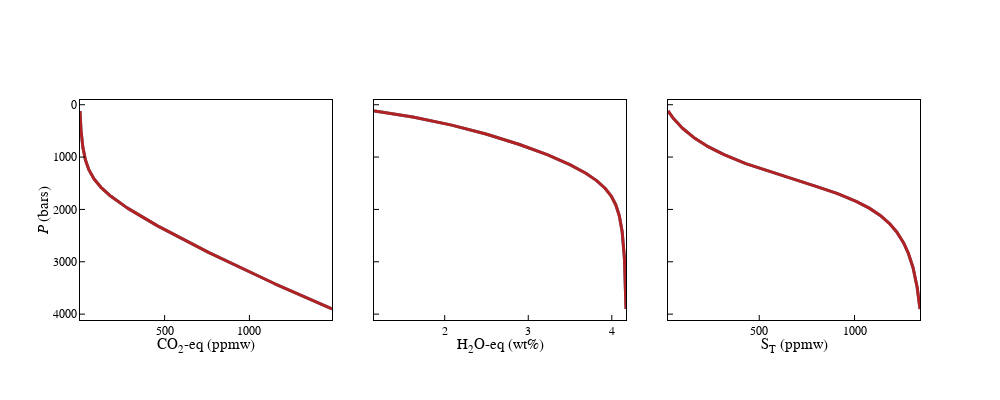

The notebook cell this image was saved under:
### Markdown cell above
And below we can plot the two results to see the difference.
The blue curves are the first calculation (not allowing sulfur to saturate), whilst the red curves are the second calculation (sulfur can saturate as sulfide or anhydrite if the concentration in the melt is high enough).
It has no effect on the H2O or CO2 contents of the melt, but the sulfur content is much less at the start of degassing because it is in a sulfide phase instead!

### Code cell
fig = make_subplots(rows=1, cols=3, shared_yaxes = True, shared_xaxes = False,vertical_spacing=0.08, horizontal_spacing=0.05)

lw = 3
syms = 10
lc1 = "steelblue"
lc2 = "firebrick"

data1 = degas1 # sulfur cannot saturate
data2 = degas1 # sulfur can saturate

r = 1
# P vs. CO2
c = 1
fig.add_trace(go.Scatter(mode = "lines", x=data1['CO2T-eq_ppmw'], y=data1['P_bar'], line_color = lc1, line_width = lw,line_dash = "solid"), row = r, col = c)
fig.add_trace(go.Scatter(mode = "lines", x=data2['CO2T-eq_ppmw'], y=data2['P_bar'], line_color = lc2, line_width = lw, line_dash = "solid"), row = r, col = c)
fig.update_xaxes(title = "CO<sub>2</sub>-eq (ppmw)", row = r, col = c)
fig.update_yaxes(title = "<i>P</i> (bars)", autorange = 'reversed', row = r, col = c)

# P vs. H2O
c = 2
fig.add_trace(go.Scatter(mode = "lines", x=data1['H2OT-eq_wtpc'], y=data1['P_bar'], line_color = lc1, line_width = lw,line_dash = "solid"), row = r, col = c)
fig.add_trace(go.Scatter(mode = "lines", x=data2['H2OT-eq_wtpc'], y=data2['P_bar'], line_color = lc2, line_width = lw, line_dash = "solid"), row = r, col = c)
fig.update_xaxes(title = "H<sub>2</sub>O-eq (wt%)", row = r, col = c)

# P vs. S
c = 3
fig.add_trace(go.Scatter(mode = "lines", x=data1['ST_ppmw'], y=data1['P_bar'], line_color = lc1, line_width = lw,line_dash = "solid"), row = r, col = c)
fig.add_trace(go.Scatter(mode = "lines", x=data2['ST_ppmw'], y=data2['P_bar'], line_color = lc2, line_width = lw, line_dash = "solid"), row = r, col = c)
fig.update_xaxes(title = "S<sub>T</sub> (ppmw)", row = r, col = c)

fig.update_layout(height=400, width=1000, plot_bgcolor='rgb(255,255,255)' , showlegend = False)

fig.update_xaxes(showline=True, linewidth=1, linecolor='black', mirror=True, ticks="inside", ticklen=5, title_standoff = 0, tickcolor="black",title_font=dict(size=15, family='Helvetica', color='black'), tickfont=dict(family='Helvetica', color='black', size=12))
fig.update_yaxes(showline=True, linewidth=1, linecolor='black', mirror=True, ticks="inside", ticklen=5, title_standoff = 0, tickcolor="black",title_font=dict(size=15, family='Helvetica', color='black'), tickfont=dict(family='Helvetica', color='black', size=12))

fig.update_layout(font_family="Helvetica",font_color="black")

fig.show()

### Figure 1 — Plotly figure (JSON) as saved in the notebook; plotly's stock layout.template omitted (floating-point values rounded to 4 significant figures; data arrays with more than 128 entries replaced by an {"elided": "..."} marker saying what was removed)
{"data": [{"line": {"color": "steelblue", "dash": "solid", "width": 3}, "mode": "lines", "type": "scatter", "x": {"elided": "379 float values"}, "xaxis": "x", "y": {"elided": "379 float values"}, "yaxis": "y"}, {"line": {"color": "firebrick", "dash": "solid", "width": 3}, "mode": "lines", "type": "scatter", "x": {"elided": "379 float values"}, "xaxis": "x", "y": {"elided": "379 float values"}, "yaxis": "y"}, {"line": {"color": "steelblue", "dash": "solid", "width": 3}, "mode": "lines", "type": "scatter", "x": {"elided": "379 float values"}, "xaxis": "x2", "y": {"elided": "379 float values"}, "yaxis": "y2"}, {"line": {"color": "firebrick", "dash": "solid", "width": 3}, "mode": "lines", "type": "scatter", "x": {"elided": "379 float values"}, "xaxis": "x2", "y": {"elided": "379 float values"}, "yaxis": "y2"}, {"line": {"color": "steelblue", "dash": "solid", "width": 3}, "mode": "lines", "type": "scatter", "x": {"elided": "379 float values"}, "xaxis": "x3", "y": {"elided": "379 float values"}, "yaxis": "y3"}, {"line": {"color": "firebrick", "dash": "solid", "width": 3}, "mode": "lines", "type": "scatter", "x": {"elided": "379 float values"}, "xaxis": "x3", "y": {"elided": "379 float values"}, "yaxis": "y3"}], "layout": {"font": {"color": "black", "family": "Helvetica"}, "height": 400, "plot_bgcolor": "rgb(255,255,255)", "showlegend": false, "width": 1000, "xaxis": {"anchor": "y", "domain": [0, 0.3], "linecolor": "black", "linewidth": 1, "mirror": true, "showline": true, "tickcolor": "black", "tickfont": {"color": "black", "family": "Helvetica", "size": 12}, "ticklen": 5, "ticks": "inside", "title": {"font": {"color": "black", "family": "Helvetica", "size": 15}, "standoff": 0, "text": "CO<sub>2</sub>-eq (ppmw)"}}, "xaxis2": {"anchor": "y2", "domain": [0.35, 0.65], "linecolor": "black", "linewidth": 1, "mirror": true, "showline": true, "tickcolor": "black", "tickfont": {"color": "black", "family": "Helvetica", "size": 12}, "ticklen": 5, "ticks": "inside", "title": {"font": {"color": "black", "family": "Helvetica", "size": 15}, "standoff": 0, "text": "H<sub>2</sub>O-eq (wt%)"}}, "xaxis3": {"anchor": "y3", "domain": [0.7, 1], "linecolor": "black", "linewidth": 1, "mirror": true, "showline": true, "tickcolor": "black", "tickfont": {"color": "black", "family": "Helvetica", "size": 12}, "ticklen": 5, "ticks": "inside", "title": {"font": {"color": "black", "family": "Helvetica", "size": 15}, "standoff": 0, "text": "S<sub>T</sub> (ppmw)"}}, "yaxis": {"anchor": "x", "autorange": "reversed", "domain": [0, 1], "linecolor": "black", "linewidth": 1, "mirror": true, "showline": true, "tickcolor": "black", "tickfont": {"color": "black", "family": "Helvetica", "size": 12}, "ticklen": 5, "ticks": "inside", "title": {"font": {"color": "black", "family": "Helvetica", "size": 15}, "standoff": 0, "text": "<i>P</i> (bars)"}}, "yaxis2": {"anchor": "x2", "domain": [0, 1], "linecolor": "black", "linewidth": 1, "matches": "y", "mirror": true, "showline": true, "showticklabels": false, "tickcolor": "black", "tickfont": {"color": "black", "family": "Helvetica", "size": 12}, "ticklen": 5, "ticks": "inside", "title": {"font": {"color": "black", "family": "Helvetica", "size": 15}, "standoff": 0}}, "yaxis3": {"anchor": "x3", "domain": [0, 1], "linecolor": "black", "linewidth": 1, "matches": "y", "mirror": true, "showline": true, "showticklabels": false, "tickcolor": "black", "tickfont": {"color": "black", "family": "Helvetica", "size": 12}, "ticklen": 5, "ticks": "inside", "title": {"font": {"color": "black", "family": "Helvetica", "size": 15}, "standoff": 0}}}}
